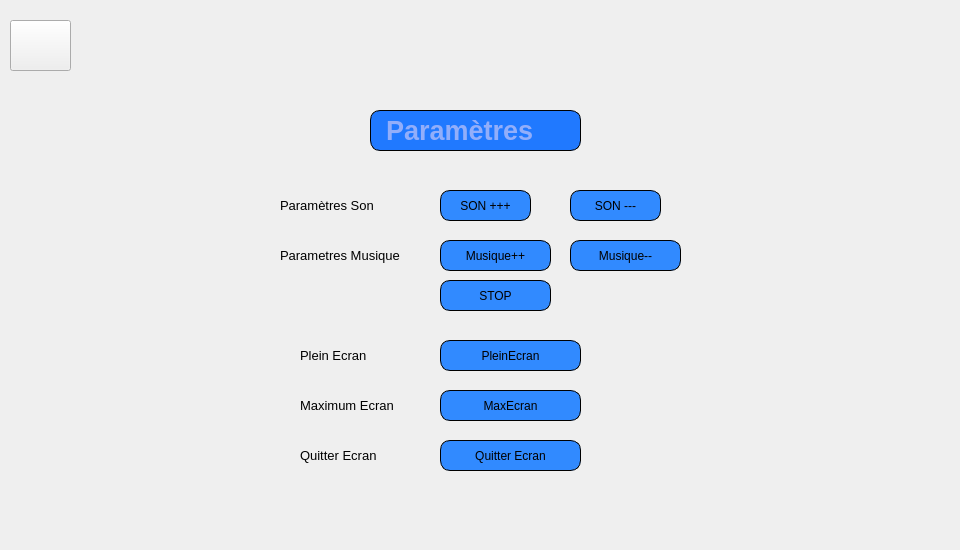
   <widget class="QWidget" name="settings">
    <widget class="QLabel" name="label_71">
     <property name="geometry">
      <rect>
       <x>0</x>
       <y>10</y>
       <width>951</width>
       <height>531</height>
      </rect>
     </property>
     <property name="text">
      <string/>
     </property>
     <property name="pixmap">
      <pixmap resource="qt.qrc">:/new/prefix1/icons/haya.png</pixmap>
     </property>
    </widget>
    <widget class="QLabel" name="label_72">
     <property name="geometry">
      <rect>
       <x>240</x>
       <y>90</y>
       <width>541</width>
       <height>401</height>
      </rect>
     </property>
     <property name="text">
      <string/>
     </property>
     <property name="pixmap">
      <pixmap resource="qt.qrc">:/new/prefix1/icons/imf.jpg</pixmap>
     </property>
    </widget>
    <widget class="QPushButton" name="home_settings">
     <property name="geometry">
      <rect>
       <x>10</x>
       <y>20</y>
       <width>61</width>
       <height>51</height>
      </rect>
     </property>
     <property name="text">
      <string/>
     </property>
     <property name="icon">
      <iconset resource="projet.qrc">
       <normaloff>:/new/prefix1/icons/icons8_home_48px.png</normaloff>:/new/prefix1/icons/icons8_home_48px.png</iconset>
     </property>
     <property name="iconSize">
      <size>
       <width>1000</width>
       <height>1000</height>
      </size>
     </property>
    </widget>
    <widget class="QPushButton" name="save">
     <property name="geometry">
      <rect>
       <x>440</x>
       <y>190</y>
       <width>91</width>
       <height>31</height>
      </rect>
     </property>
     <property name="styleSheet">
      <string notr="true">		border: 1px solid black;
border-radius: 10px;
padding: 0 8px;
background: #318aff;
font: bold, &quot;Arial&quot;;;
text-align:center;
</string>
     </property>
     <property name="text">
      <string>SON +++</string>
     </property>
     <property name="icon">
      <iconset resource="qt.qrc">
       <normaloff>:/new/prefix1/icons/arrow.png</normaloff>:/new/prefix1/icons/arrow.png</iconset>
     </property>
    </widget>
    <widget class="QPushButton" name="load">
     <property name="geometry">
      <rect>
       <x>570</x>
       <y>190</y>
       <width>91</width>
       <height>31</height>
      </rect>
     </property>
     <property name="styleSheet">
      <string notr="true">		border: 1px solid black;
border-radius: 10px;
padding: 0 8px;
background: #318aff;
font: bold, &quot;Arial&quot;;;
text-align:center;
</string>
     </property>
     <property name="text">
      <string>SON ---</string>
     </property>
     <property name="icon">
      <iconset resource="qt.qrc">
       <normaloff>:/new/prefix1/icons/arrow.png</normaloff>:/new/prefix1/icons/arrow.png</iconset>
     </property>
    </widget>
    <widget class="QLabel" name="label_73">
     <property name="geometry">
      <rect>
       <x>280</x>
       <y>190</y>
       <width>121</width>
       <height>31</height>
      </rect>
     </property>
     <property name="font">
      <font>
       <family>Arial</family>
       <pointsize>10</pointsize>
      </font>
     </property>
     <property name="text">
      <string>Paramètres Son</string>
     </property>
    </widget>
    <widget class="QLabel" name="label_74">
     <property name="geometry">
      <rect>
       <x>280</x>
       <y>240</y>
       <width>151</width>
       <height>31</height>
      </rect>
     </property>
     <property name="font">
      <font>
       <family>Arial</family>
       <pointsize>10</pointsize>
      </font>
     </property>
     <property name="text">
      <string>Parametres Musique</string>
     </property>
    </widget>
    <widget class="QPushButton" name="plein">
     <property name="geometry">
      <rect>
       <x>440</x>
       <y>340</y>
       <width>141</width>
       <height>31</height>
      </rect>
     </property>
     <property name="styleSheet">
      <string notr="true">		border: 1px solid black;
border-radius: 10px;
padding: 0 8px;
background: #318aff;
font: bold, &quot;Arial&quot;;;
text-align:center;
</string>
     </property>
     <property name="text">
      <string>PleinEcran</string>
     </property>
     <property name="icon">
      <iconset resource="qt.qrc">
       <normaloff>:/new/prefix1/icons/arrow.png</normaloff>:/new/prefix1/icons/arrow.png</iconset>
     </property>
    </widget>
    <widget class="QPushButton" name="max">
     <property name="geometry">
      <rect>
       <x>440</x>
       <y>390</y>
       <width>141</width>
       <height>31</height>
      </rect>
     </property>
     <property name="styleSheet">
      <string notr="true">		border: 1px solid black;
border-radius: 10px;
padding: 0 8px;
background: #318aff;
font: bold, &quot;Arial&quot;;;
text-align:center;
</string>
     </property>
     <property name="text">
      <string>MaxEcran</string>
     </property>
     <property name="icon">
      <iconset resource="qt.qrc">
       <normaloff>:/new/prefix1/icons/arrow.png</normaloff>:/new/prefix1/icons/arrow.png</iconset>
     </property>
    </widget>
    <widget class="QPushButton" name="min">
     <property name="geometry">
      <rect>
       <x>440</x>
       <y>440</y>
       <width>141</width>
       <height>31</height>
      </rect>
     </property>
     <property name="styleSheet">
      <string notr="true">		border: 1px solid black;
border-radius: 10px;
padding: 0 8px;
background: #318aff;
font: bold, &quot;Arial&quot;;;
text-align:center;
</string>
     </property>
     <property name="text">
      <string>Quitter Ecran</string>
     </property>
     <property name="icon">
      <iconset resource="qt.qrc">
       <normaloff>:/new/prefix1/icons/arrow.png</normaloff>:/new/prefix1/icons/arrow.png</iconset>
     </property>
    </widget>
    <widget class="QLabel" name="label_75">
     <property name="geometry">
      <rect>
       <x>300</x>
       <y>340</y>
       <width>121</width>
       <height>31</height>
      </rect>
     </property>
     <property name="font">
      <font>
       <family>Arial</family>
       <pointsize>10</pointsize>
      </font>
     </property>
     <property name="text">
      <string>Plein Ecran</string>
     </property>
    </widget>
    <widget class="QLabel" name="label_78">
     <property name="geometry">
      <rect>
       <x>300</x>
       <y>390</y>
       <width>121</width>
       <height>31</height>
      </rect>
     </property>
     <property name="font">
      <font>
       <family>Arial</family>
       <pointsize>10</pointsize>
      </font>
     </property>
     <property name="text">
      <string>Maximum Ecran</string>
     </property>
    </widget>
    <widget class="QLabel" name="label_82">
     <property name="geometry">
      <rect>
       <x>300</x>
       <y>440</y>
       <width>121</width>
       <height>31</height>
      </rect>
     </property>
     <property name="font">
      <font>
       <family>Arial</family>
       <pointsize>10</pointsize>
      </font>
     </property>
     <property name="text">
      <string>Quitter Ecran</string>
     </property>
    </widget>
    <widget class="QLabel" name="label_103">
     <property name="geometry">
      <rect>
       <x>370</x>
       <y>110</y>
       <width>211</width>
       <height>41</height>
      </rect>
     </property>
     <property name="font">
      <font>
       <family>Arial</family>
       <pointsize>20</pointsize>
       <weight>75</weight>
       <italic>false</italic>
       <bold>true</bold>
      </font>
     </property>
     <property name="styleSheet">
      <string notr="true">border: 1px solid black;
background-color: rgb(32, 121, 255);
color: rgb(146, 174, 250);
border-radius: 10px;
padding: 0 8px;

font: bold, &quot;Arial&quot;;;
text-align:center;</string>
     </property>
     <property name="text">
      <string>Paramètres</string>
     </property>
    </widget>
    <widget class="QPushButton" name="musicplus">
     <property name="geometry">
      <rect>
       <x>440</x>
       <y>240</y>
       <width>111</width>
       <height>31</height>
      </rect>
     </property>
     <property name="styleSheet">
      <string notr="true">		border: 1px solid black;
border-radius: 10px;
padding: 0 8px;
background: #318aff;
font: bold, &quot;Arial&quot;;;
text-align:center;
</string>
     </property>
     <property name="text">
      <string>Musique++</string>
     </property>
     <property name="icon">
      <iconset resource="qt.qrc">
       <normaloff>:/new/prefix1/icons/arrow.png</normaloff>:/new/prefix1/icons/arrow.png</iconset>
     </property>
    </widget>
    <widget class="QPushButton" name="musicmoins">
     <property name="geometry">
      <rect>
       <x>570</x>
       <y>240</y>
       <width>111</width>
       <height>31</height>
      </rect>
     </property>
     <property name="styleSheet">
      <string notr="true">		border: 1px solid black;
border-radius: 10px;
padding: 0 8px;
background: #318aff;
font: bold, &quot;Arial&quot;;;
text-align:center;
</string>
     </property>
     <property name="text">
      <string>Musique--</string>
     </property>
     <property name="icon">
      <iconset resource="qt.qrc">
       <normaloff>:/new/prefix1/icons/arrow.png</normaloff>:/new/prefix1/icons/arrow.png</iconset>
     </property>
    </widget>
    <widget class="QPushButton" name="stopmusic">
     <property name="geometry">
      <rect>
       <x>440</x>
       <y>280</y>
       <width>111</width>
       <height>31</height>
      </rect>
     </property>
     <property name="styleSheet">
      <string notr="true">		border: 1px solid black;
border-radius: 10px;
padding: 0 8px;
background: #318aff;
font: bold, &quot;Arial&quot;;;
text-align:center;
</string>
     </property>
     <property name="text">
      <string>STOP</string>
     </property>
     <property name="icon">
      <iconset resource="qt.qrc">
       <normaloff>:/new/prefix1/icons/arrow.png</normaloff>:/new/prefix1/icons/arrow.png</iconset>
     </property>
    </widget>
   </widget>
